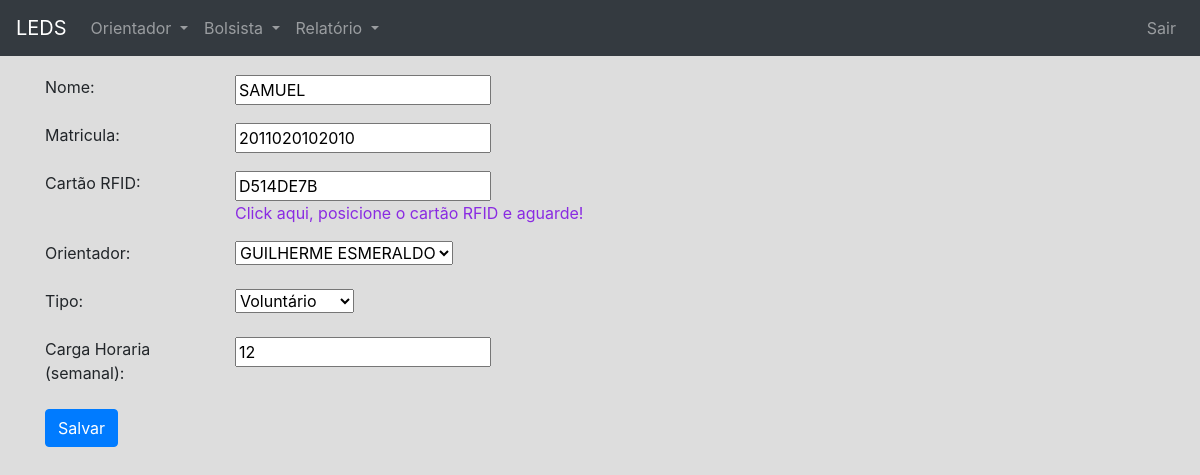
/bolsista/editar_bolsista/2 (signed in), run on the app's committed database.
### app/models.py (models this page shows, shortened)
class Bolsista(models.Model):
	TIPO_CHOICES = (
	    (0, 'Voluntário'),
	    (1, 'Remunerado'),
	)
	nome = models.CharField('Nome', max_length=100)
	matricula = models.CharField('Matricula', max_length= 100,unique=True)
	cartao_rfid = models.CharField('Cartão RFID', max_length=100, null=True)
	orientador = models.ForeignKey(Orientador, verbose_name='Orientador', related_name='bolsista_professor', on_delete=models.CASCADE, default=True)
	tipo_bolsa = models.IntegerField('Tipo', choices=TIPO_CHOICES)
	carga_horaria_semanal = models.IntegerField('Carga Horaria (semanal)', validators=[MinValueValidator(1)])
	class Meta:
		verbose_name='Bolsista'
		verbose_name_plural='Bolsistas'

### app/views.py (the view)
# urls.py: url(r'^bolsista/editar_bolsista/(?P<pk>\d+)$', views.update_bolsista, name='update_bolsista'),
@login_required(login_url='/login')
def update_bolsista(request, pk):
	bolsista = Bolsista.objects.get(pk=pk)
	form = BolsistaForm(request.POST or None, instance = bolsista)
	if form.is_valid():
		form.save()
		return redirect('app:list_bolsista')
	return render(request,'bolsista/cad_bolsista.html',{'form':form})

### app/forms.py
class BolsistaForm(forms.ModelForm):
	class Meta:
		model = Bolsista
		fields = ['nome','matricula','cartao_rfid','orientador','tipo_bolsa','carga_horaria_semanal']
		readonly_fields=['cartao_rfid']

### app/models.py (called while the page is built)
	def __str__(self):
		return self.nome

### app/templates/bolsista/cad_bolsista.html (shortened to what this page needs)
{% extends "base.html" %}
{%load static%}
{% load django_bootstrap_breadcrumbs %}
{%block content%}
<form method="post">
    {% for field in form %}
     <div class="form-group">
        <div class="row">
            <div class="col-md-2 col-sm-2">
              {{ field.label_tag }}
            </div>
            <div class="col-md-8 col-sm-8">
                {{ field }} {% if field.name == 'cartao_rfid' %}<p id="rf" style="margin: 0px; cursor: pointer; color: blueviolet;">Click aqui, posicione o cartão RFID e aguarde!</p>{%endif%}
            </div>
        </div>
    </div>
    {% endfor %}
    <button type="submit" class="btn btn-primary">Salvar</button>
</form>
{% endblock %}

### app/static/css/custom2.css (style rules this page uses)
:root { --input-padding-x: .75rem; --input-padding-y: .75rem; }
html, body { height: 100%; }
body { padding-top: 75px; padding-bottom: 15%; background-color: #dddddd; }
input { text-transform:uppercase; }

### data on the page
Bolsista: form "SAMUEL" "2011020102010" "D514DE7B" "GUILHERME ESMERALDO" "Voluntário" "12"

### other printed values
{{ field.label_tag }} "Nome:" "Matricula:" "Cartão RFID:" "Orientador:" "Tipo:" "Carga Horaria (semanal):"
